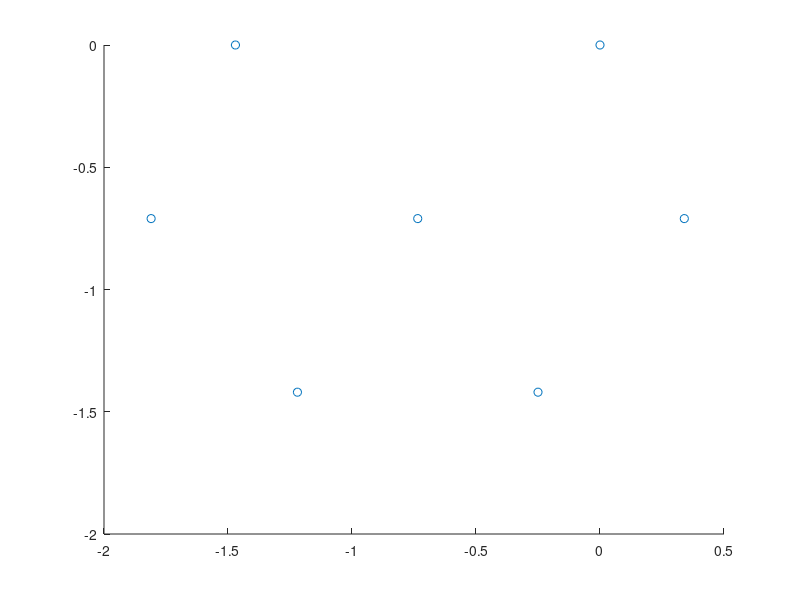

Here is the MATLAB script that generated this plot: (Note: this script raises an error after producing the figure.)
%AE 510 Class
%Author: Your instructor

clear
close all
clc

%2D Truss simulation that simulates the full SIDE collision of the drone
%with the wall at 50 miles/hr

%%%%%%%%%%%%PREPROCESSING%%%%%%%%%%%
%coordinate matrix [x,y] for each node
length_bar = 0.271; %meter
height_bar = 0.01; %meter

A = length_bar.*height_bar;
alpha = 5E-6;
D_T = 0;
co = [0,0,0;
      -1.47,0,0;
      0.34,-0.71,-0.55;
      -0.735,-0.71,-0.55;
      -1.81,-0.71,-0.55;
      -0.25,-1.42,-1.09;
      -1.22,-1.42,-1.09;];

co(:,3) = [];

figure()
scatter(co(:,1),co(:,2));

E2N = [1,2;
       1,3;
       1,4;
       2,5;
       2,4;
       4,5;
       3,4;
       5,7;
       7,6;
       3,6;
       4,7;
       4,6];

figure
plot_edge(co,E2N,'k',true);
E = 70E9;

%element-node connectivity matrix (and area for each truss in column 3)
e = [E2N,repmat(A,size(E2N,1),1)];

Nel = size(e,1);%number of elements
Nnodes = size(co,1); %number of nodes
nne = 2; %number of nodes per element
dof = size(co,2); %degree of freedom per node

%%%%%%%%%%%%PREPROCESSING END%%%%%%%%%%%

%%%Generic block: Initializes global stiffness matrix 'K' and force vector 'F'
K = zeros(Nnodes*dof,Nnodes*dof);
F = zeros(Nnodes*dof,1);
%%%%%%%%%%%%%%%%%%%%%%%%%%%%%%%%%%%%%%%%%%%%%%%%%%%%%%%
 
%%%Assemble Global system - generic FE code for 2D and 3D trusses
for A = 1:Nel
 
    n = (co(e(A,2),:) - co(e(A,1),:));   %n = [x2-x1;y2-y1] 

    L = norm(n); %length of truss 
    
    n = n./L; %n = [sin,cos]    
    Area = e(A,3); %area
    
    k11 = (E*Area/L)*(n'*n);%k matrix part = EA/L*[c^2 cs;sc s^2]
     
    %local stiffness matrix and force vector
    localstiffness = [k11 -k11;-k11 k11];    %full local stiffness matrix
    localforce = zeros(nne*dof,1);%external forces are added at the end, so leave as zeros. If temp changes, modify for thermal expansion 
    %     localforce = localforce + ((E.*Area*alpha*D_T).*[-n./L n./L])';
    %DONT TOUCH BELOW BLOCK!! Assembles the global stiffness matrix, Generic block which works for any element    
    for B = 1: nne
        for i = 1: dof
            nK1 = (e(A, B)-1)*dof+i;
            nKe1 = (B-1)*dof+i;
            F(nK1) = F(nK1) + localforce(nKe1);
            for C = 1: nne
                for j = 1: dof
                    nK2 = (e(A, C)-1)*dof+j;
                    nKe2 = (C-1)*dof+j;
                    K(nK1, nK2) = K(nK1, nK2) + localstiffness(nKe1, nKe2);
                end
            end
        end
    end 
    %%%%%%%%%%%%%%%%%%%%%%%%%%%%%%%%%%%%%%%%%%%%%%%%%%%%%%%%%%%%%%%%%%%%%%%%%%%%%%%%%%%%%%%%%%%%%%%%%%%%%%%%%%%%%%%%%
    
end

K_copy = K;
%%%%%%%%%%%%%%%%%%%BOUNDARY CONDITIONS%%%%%%%%%%%%%%%%%%%%%%%

Weight_Drone = 43.0913;


%external forces
force_node = [3];


F = assignForce(F,force_node, repmat([-11439600,0],size(force_node,1),1),dof);

%Apply displacement BC by eliminating rows and columns of nodes 3-4 (corresponding to
%degrees of freedom 5 to 8) - alternative (and more generic method) is the penalty approach, or
%static condensation approach - see later class notes

Nodes_fixed = [5];
deletedofs = fixNode(Nodes_fixed,dof);

K(deletedofs,:) = [];
K(:,deletedofs) = [];
F(deletedofs,:) = [];

%%%%%%%%%%%%%%%%%%%BOUNDARY CONDITIONS END%%%%%%%%%%%%%%%%%%%%%%%

 
%solve for displacement unknowns (uk)
uk = K\F

%expand u to include deleted displacement bcs
u = ones(Nnodes*dof,1);
u(deletedofs) = 0;
I = find(u == 1);
u(I) = uk;

u_copy = [uk;zeros(4,1)];
%%%%%%%%%%%%%POSTPROCESSING%%%%%%%%%%%%%%%%%%%%%

%%%Step 6:Postprocess results
for i = 1:Nel

    %get data about truss i
    n = (co(e(i,2),:) - co(e(i,1),:));    
    L = norm(n);    
    n = n./L;
    
    Area = e(i,3);
    n1 = e(i,1);n2 = e(i,2);%global numbers for node 1 and 2 of truss i

    d = [u(n1*dof-dof+1:n1*dof)' u(n2*dof-dof+1:n2*dof)']';%displacements of the two nodes
    sigma(i) = E*([-n./L n./L]*d) - E*Area*alpha*D_T;%stress formula, If temp changes, modify for thermal expansion 
end
sigma
hold off
%%% Plotting Results
figure
hold on
plot_edge(co,E2N,'k',true);

plot_edge(co + reshape(u,dof,[])',E2N,'r',false);

%% Functions Declared
function [deletedofs] = fixNode(nodes,dof)
    deletedofs = [];
    for i = 1:size(nodes,1)
        n1 = nodes(i);
        temp =n1*dof-dof+1:n1*dof;
        deletedofs = [deletedofs;temp'];
    end
   
end

function [F] = assignForce(F,node,forces,dof)
    %node: an array of node number
    %forces: [nNode x dof] force array
    for i = 1:size(node,1)
        n1 = node(i);
        F(n1*dof-dof+1:n1*dof) = forces(i,:)';
    end


end

function plot_edge(nodal_list, connectivity_matrix,color,labelSwitch)
    x = nodal_list(:, 1);
    y = nodal_list(:, 2);
    
    % Plot nodes with labels
    if labelSwitch
        for i = 1:size(nodal_list, 1)
            text(x(i), y(i), num2str(i), 'Color', 'b', 'FontSize', 12);
            hold on;
        end
    end

    % Plot edges
    for i = 1:size(connectivity_matrix, 1)
        start_node = nodal_list(connectivity_matrix(i, 1), :);
        end_node = nodal_list(connectivity_matrix(i, 2), :);
        plot([start_node(1), end_node(1)], [start_node(2), end_node(2)], 'Color', color);
    end

    xlabel('x')
    ylabel('y')
    zlabel('z')
    axis equal
end
